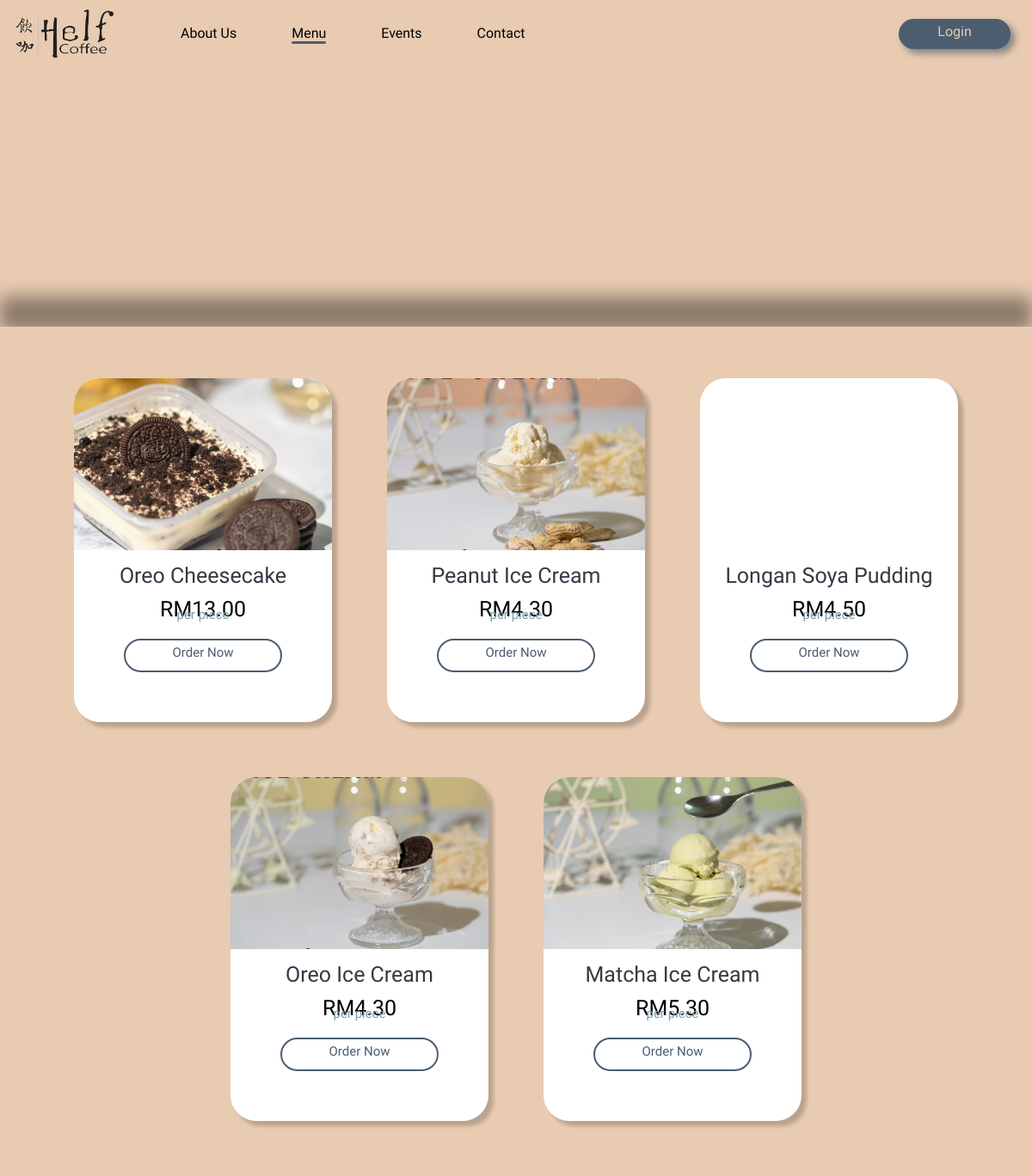
/User/menu_desserts.php, run on the app's committed database.
### tables this page shows
CREATE TABLE `product` (
  `product_id` int(11) NOT NULL,
  `product_name` text NOT NULL,
  `price` float NOT NULL,
  `product_type` int(100) NOT NULL,
  `product_desc` text NOT NULL,
  `product_quan` int(100) NOT NULL,
  `product_cal` int(100) NOT NULL,
  `best_seller` tinyint(1) NOT NULL,
  `product_img` varchar(100) NOT NULL,
  `pixel` int(10) NOT NULL
);

### User/menu_desserts.php (the view, shortened to what this page needs)
<?php
    include 'dbConnection.php';
 ?>
<!DOCTYPE html>
<html lang="en">
<head>
    <link rel="stylesheet" href="css/menu_style.css">
    <link rel="stylesheet" href="https://cdnjs.cloudflare.com/ajax/libs/font-awesome/4.7.0/css/font-awesome.min.css">
</head>
<body>
    <div class="nav_bar">
        <div class="logo">
            <a href="index.php"><img src="images/helf_coffee_logo.png" alt="Helf Coffee Logo" style="width: 130px" href="index.php"></a>
        </div>
        <?php if(!isset($_SESSION['logged_in'])) : ?>
        <a href="user_login.php" class="login">Login</a>
        <?php endif ?>
        <nav class="pages">
            <ul>
                <li><a href="#">About Us</a></li>
                <li><a class="active" href="menu_best_seller.php">Menu</a></li>
                <li><a href="events.php">Events</a></li>
                <li><a href="contact_us.php">Contact</a></li>
            </ul>
        </nav>
    </div>
    <div class="menu_bar" id="scroll">
        <div class="blur"></div>
        <ul>
        </ul>
    </div>
    <div class="content_container">
    <div class="item_container">
    <?php
        $sql = $conn->query("SELECT * FROM product WHERE product_type = 2 ORDER by product_id");
        if($sql->num_rows > 0 ){
            while($data=$sql->fetch_assoc()){
    ?>
        <div class="item">
            <div class="item_pic">
            <?php
                 echo  '<img style="bottom: '.$data['pixel'].'px;" src="'.$data['product_img'].'"/>';
            ?>
            </div>
            <div class="description">
                <div class="item_name"><center><?php echo $data['product_name']?></center></div>
                <div class="price">
                    <center>RM<?php echo number_format($data['price'], 2);?></center>
                    <div class="sub_price"><center>per piece</center></div>
                </div>
                <div class="order_btn" onclick="togglePopup_<?php echo $data['product_id']?>()"><center>Order Now</center></div>
            </div>
        </div>
        <?php
           }
        }
        ?>
    </div>
    </div>
</body>
</html>

### User/css/menu_style.css (style rules this page uses)
body { margin: 0; background-color: #E8CBB1; }
.nav_bar { background-color: #E8CBB1; padding: 5px 10px; font-family: 'Marhey', cursive; height: 70px; }
.logo, .pages { display: inline-block; }
.pages { position: absolute; }
.pages ul li { list-style: none; display: inline-block; text-align: center; margin: 0 30px; padding-top: 8px; }
.pages ul li a { position: relative; text-decoration: none; color: black; width: 0; }
.pages ul li a::after { content: ""; display: block; background-color: #4C5D70; height: 3px; width: 0%; border-radius: 20px; position: absolute; left: 50%; }
.pages ul li .active::after { content: ""; display: block; background-color: #4C5D70; height: 3px; width: 100%; border-radius: 20px; position: absolute; left: 0; }
.login { position: relative; float: right; background-color: #4C5D70; color: #E8CBB1; width: 120px; height: 30px; border-radius: 30px; text-align: center; text-decoration: none; margin: 17px 15px; padding: 5px 5px 0; box-shadow: 5px 5px 8px grey; z-index: 1; }
.login::before { content: ""; display: block; position: absolute; top: 0; bottom: 0; right: 0; left: 0; background-color: #E8CBB1; border-radius: 30px; border: 2px solid #4C5D70; z-index: -1; transform: scaleX(0); transition: transform 0.3s ease-in-out; }
.blur { width: 100%; height: 40px; background-color: rgba(0, 0, 0, 0.4); position: absolute; top: 345px; z-index: 1; filter: blur(10px); }
.content_container { width: 100%; background-color: #E8CBB1; padding: 30px 0px; position: absolute; top: 380px; z-index: 2; }
.item_container { width: 100%; margin: auto; text-align: center; }
.item { display: inline-block; width: 300px; height: 400px; border-radius: 30px; overflow: hidden; background-color: white; box-shadow: 6px 6px 4px rgba(0, 0, 0, 0.2); margin: 30px 30px; font-family: 'Marhey', cursive; font-size: 25px; }
.item_pic { width: 300px; height: 200px; overflow: hidden; }
.item img { width: 300px; position: relative; }
.description { width: 300px; height: 200px; margin-top: 15px; }
.item_name { margin: 5px 0 10px; color: #333A44; }
.price { display: inline-block; margin: 0 10px; }
.sub_price { font-size: 15px; position: relative; bottom: 17px; color: #7C9CAB; }
.order_btn { position: relative; background-color: white; color: #4C5D70; border: 2px solid #4C5D70; width: 180px; height: 30px; border-radius: 30px; font-size: 15px; margin: auto; padding-top: 5px; z-index: 1; }
.order_btn::before { content: ""; display: block; width: 180px; height: 35px; position: absolute; bottom: -1px; left: -1px; background-color: #4C5D70; border-radius: 30px; border: 2px solid #4C5D70; transition: transform 0.3s ease-in-out; transform: scaleX(0); z-index: -1; }

### data on the page
product: product_img (picture), product_name "Oreo Cheesecake", price "13.00"
product: product_img (picture), product_name "Peanut Ice Cream", price "4.30"
product: product_name "Longan Soya Pudding", price "4.50"
product: product_img (picture), product_name "Oreo Ice Cream", price "4.30"
product: product_img (picture), product_name "Matcha Ice Cream", price "5.30"
